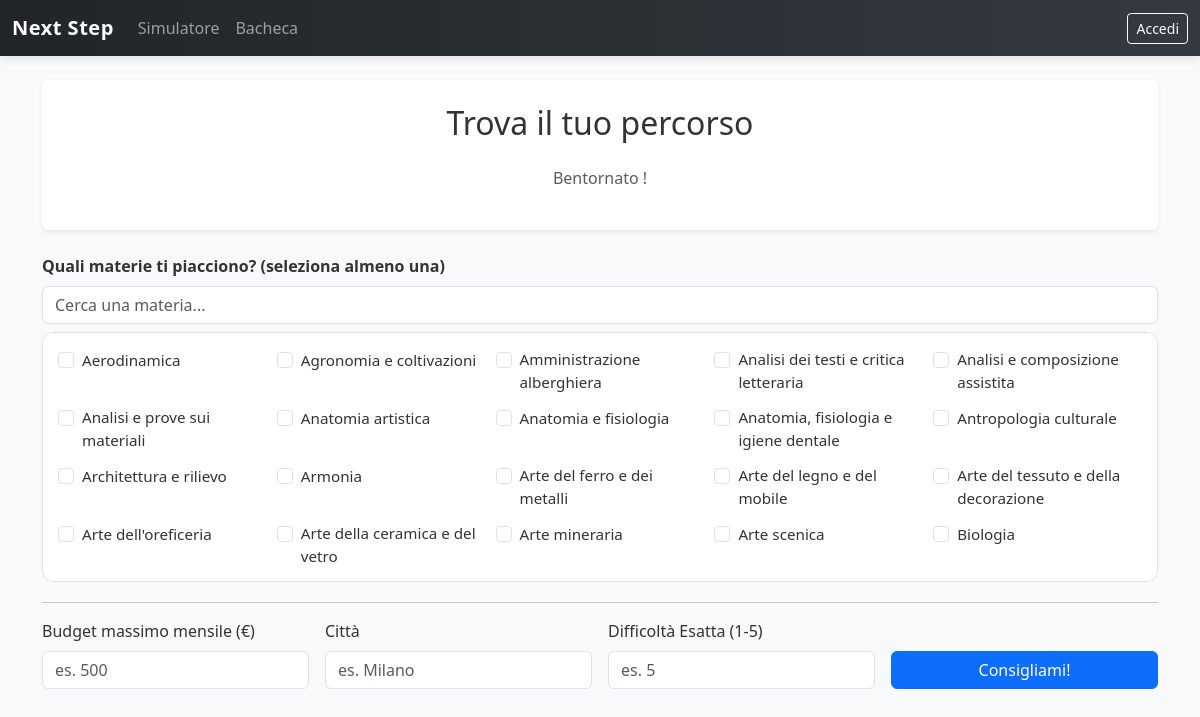
Page /userPages/home.php on the earlier database version.
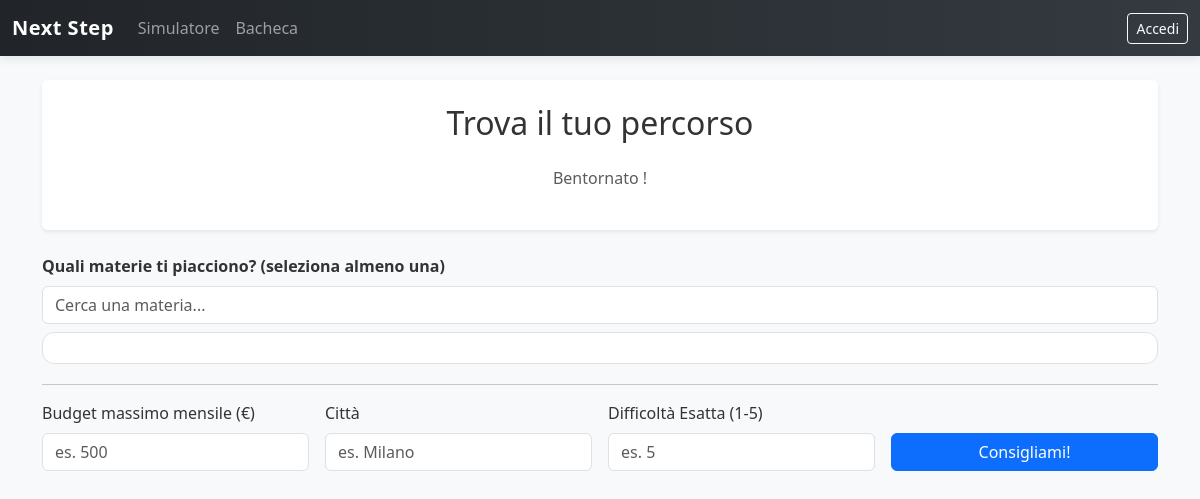
Same page on the later database version.
### tables this page shows
CREATE TABLE materie (
    idMateria   INT          AUTO_INCREMENT NOT NULL,
    nomeMateria VARCHAR(100) NOT NULL UNIQUE,
    PRIMARY KEY (idMateria)
);

### include/menuChoice.php (called while the page is built, shortened)
<?php
include __DIR__ . '/userMenu.php';
?>

### userPages/home.php (the view, shortened to what this page needs)
<?php
include '../include/menuChoice.php';
$dbConnection = DBHandler::getPDO();
$materieSelezionate = isset($_GET['materie']) ? array_map('intval', $_GET['materie']) : [];
?>
<!DOCTYPE html>
<html lang="it">
<head>
    <link href="https://cdn.jsdelivr.net/npm/bootstrap@5.3.2/dist/css/bootstrap.min.css" rel="stylesheet">
    <link href="../css/style.css" rel="stylesheet">
</head>
<body class="bg-light">
<div class="container mt-4">
    <div class="p-4 bg-white shadow-sm rounded">
        <h2 class="text-center mb-4">Trova il tuo percorso</h2>
        <p class="text-center text-muted">
            Bentornato <strong><?= htmlspecialchars($_SESSION['nomeUtente'] ?? '') ?></strong>!
        </p>
    </div>
    <form action="home.php" method="GET">
        <div class="mb-4 mt-4">
            <label class="form-label fw-bold">Quali materie ti piacciono? (seleziona almeno una)</label>
            <input
                type="text"
                id="cercaMateria"
                class="form-control mb-2"
                placeholder="Cerca una materia..."
                autocomplete="off"
            >
            <div class="scroll-container-materie">
                <div class="grid-materie">
                    <?php
                    try {
                        $stmtM = $dbConnection->query("SELECT * FROM materie ORDER BY nomeMateria ASC");
                        while ($materia = $stmtM->fetch()) {
                            $isChecked = in_array((int)$materia['idMateria'], $materieSelezionate) ? 'checked' : '';
                            echo '
                            <div class="form-check materia-item">
                                <input class="form-check-input" type="checkbox" name="materie[]"
                                    value="' . $materia['idMateria'] . '"
                                    id="m_' . $materia['idMateria'] . '" ' . $isChecked . '>
                                <label class="form-check-label" for="m_' . $materia['idMateria'] . '">
                                    ' . htmlspecialchars($materia['nomeMateria']) . '
                                </label>
                            </div>';
                        }
                    } catch (PDOException $e) {
                        echo '<p class="text-danger">Errore caricamento materie.</p>';
                    }
                    ?>
                </div>
            </div>
            <hr>
            <div class="row g-3">
                <div class="col-md-3">
                    <label class="form-label">Budget massimo mensile (€)</label>
                    <input type="number" name="budget" class="form-control" placeholder="es. 500"
                        value="<?= isset($_GET['budget']) ? htmlspecialchars($_GET['budget']) : '' ?>">
                </div>
                <div class="col-md-3">
                    <label class="form-label">Città</label>
                    <input type="text" name="citta" class="form-control" placeholder="es. Milano"
                        value="<?= isset($_GET['citta']) ? htmlspecialchars($_GET['citta']) : '' ?>">
                </div>
                <div class="col-md-3">
                    <label class="form-label">Difficoltà Esatta (1-5)</label>
                    <input type="number" name="difficolta" class="form-control" max="5" min="1" placeholder="es. 5"
                        value="<?= isset($_GET['difficolta']) ? htmlspecialchars($_GET['difficolta']) : '' ?>">
                </div>
                <div class="col-md-3 align-self-end">
                    <button type="submit" class="btn btn-primary w-100">Consigliami!</button>
                </div>
            </div>
        </div>
    </form>
</div>
</body>
</html>

### include/userMenu.php (shortened to what this page needs)
<!DOCTYPE html>
<html>
<head>
    <link href="https://cdn.jsdelivr.net/npm/bootstrap@5.3.2/dist/css/bootstrap.min.css" rel="stylesheet">
</head>
<body>
<nav class="navbar navbar-expand-sm navbar-dark bg-dark mb-4">
  <div class="container-fluid">
    <a class="navbar-brand" href="<?php echo $GLOBALS['menuPathPrefix']; ?>home.php">Next Step </a>
    <div class="collapse navbar-collapse" id="mynavbar">
      <ul class="navbar-nav me-auto">
        <li class="nav-item">
          <a class="nav-link" href="<?php echo $GLOBALS['menuPathPrefix']; ?>home.php">Simulatore</a>
        </li>
        <li class="nav-item">
          <a class="nav-link" href="<?php echo $GLOBALS['menuPathPrefix']; ?>bacheca.php">Bacheca</a>
        </li>
      </ul>
      <ul class="navbar-nav ms-auto align-items-center">
        <?php if (isset($_SESSION['idUtente'])): ?>
        <li class="nav-item">
            <span class="navbar-text me-1 text-white">Ciao,</span>
        </li>
        <li class="nav-item">
            <a class="nav-link text-warning fw-bold" href="<?php echo $GLOBALS['menuPathPrefix']; ?>profilo.php"><?= htmlspecialchars($_SESSION['nomeUtente']); ?></a>
        </li>
        <li class="nav-item">
            <a class="btn btn-warning btn-sm" href="../include/logout.php">Logout</a>
        </li>
        <?php else: ?>
        <li class="nav-item">
            <a class="btn btn-outline-light btn-sm" href="../include/loginForm.php">Accedi</a>
        </li>
        <?php endif; ?>
      </ul>
    </div>
  </div>
</nav>

### css/style.css (style rules this page uses)
:root { --primary-color: #0d6efd; --primary-hover: #0b5ed7; --bg-color: #f4f6f9; --card-shadow: 0 4px 6px rgba(0, 0, 0, 0.05); --card-hover-shadow: 0 10px 15px rgba(0, 0, 0, 0.1); --chat-me-bg: #dcf8c6; --chat-partner-bg: #ffffff; --radius-standard: 12px; }
body { background-color: var(--bg-color); font-family: 'Segoe UI', Roboto, 'Helvetica Neue', Arial, sans-serif; color: #333; }
.navbar { box-shadow: 0 2px 10px rgba(0,0,0,0.1); background: linear-gradient(90deg, #212529 0%, #343a40 100%); }
.navbar-brand { font-weight: 700; letter-spacing: 0.5px; }
.scroll-container-materie { max-height: 250px; overflow-y: auto; border: 1px solid #dee2e6; padding: 15px; border-radius: var(--radius-standard); background-color: #fff; margin-bottom: 20px; }
.grid-materie { display: grid; grid-template-columns: repeat(auto-fill, minmax(180px, 1fr)); gap: 10px; }
.form-check-label { cursor: pointer; font-size: 0.95rem; }

Differences in the rows shown:
removed materie: nomeMateria "Aerodinamica"
removed materie: nomeMateria "Agronomia e coltivazioni"
removed materie: nomeMateria "Amministrazione alberghiera"
removed materie: nomeMateria "Analisi dei testi e critica letteraria"
removed materie: nomeMateria "Analisi e composizione assistita"
removed materie: nomeMateria "Analisi e prove sui materiali"
removed materie: nomeMateria "Anatomia artistica"
removed materie: nomeMateria "Anatomia e fisiologia"
removed materie: nomeMateria "Anatomia, fisiologia e igiene dentale"
removed materie: nomeMateria "Antropologia culturale"
removed materie: nomeMateria "Architettura e rilievo"
removed materie: nomeMateria "Armonia"
removed materie: nomeMateria "Arte del ferro e dei metalli"
removed materie: nomeMateria "Arte del legno e del mobile"
removed materie: nomeMateria "Arte del tessuto e della decorazione"
removed materie: nomeMateria "Arte dell'oreficeria"
removed materie: nomeMateria "Arte della ceramica e del vetro"
removed materie: nomeMateria "Arte mineraria"
removed materie: nomeMateria "Arte scenica"
removed materie: nomeMateria "Biologia"
